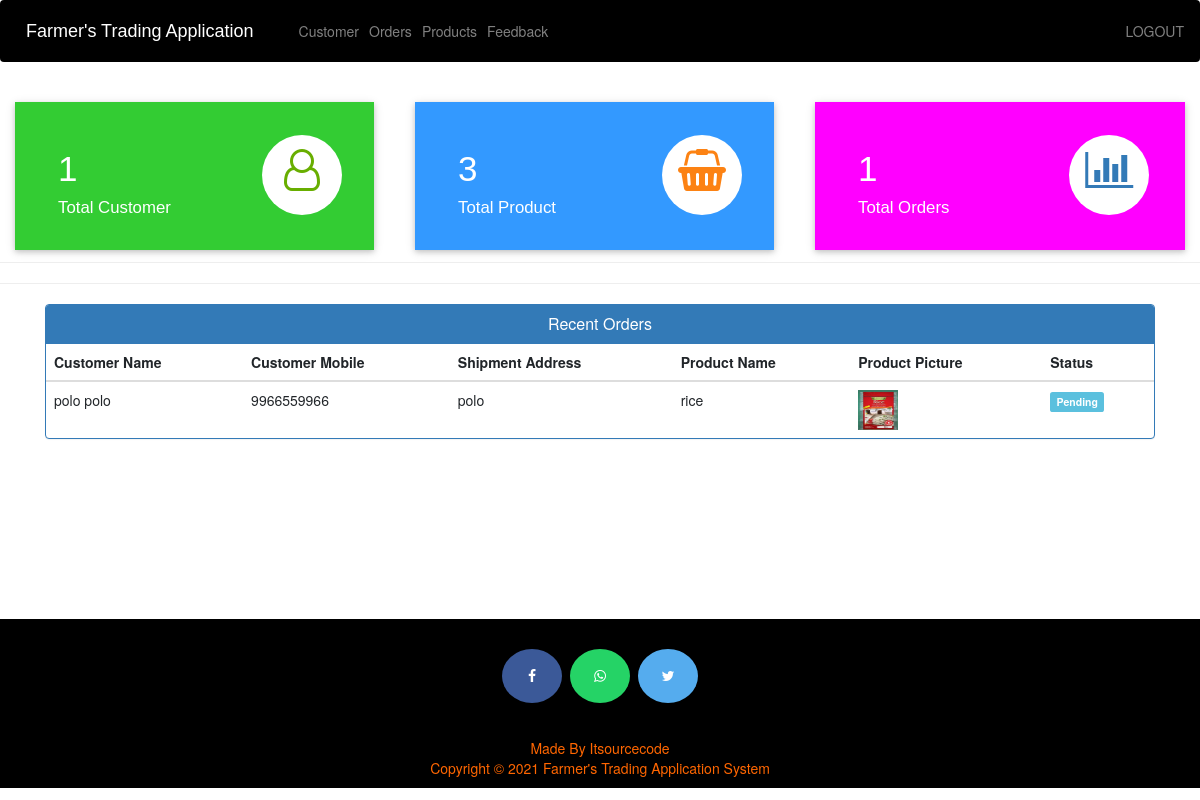
Screenshot of /admin-dashboard (signed in) with the database file from the repository.
### ecom/models.py (models this page shows, shortened)
class Customer(models.Model):
    user=models.OneToOneField(User,on_delete=models.CASCADE)
    profile_pic= models.ImageField(upload_to='profile_pic/CustomerProfilePic/',null=True,blank=True)
    address = models.CharField(max_length=40)
    mobile = models.CharField(max_length=20,null=False)
    @property
    def get_name(self):
        return self.user.first_name+" "+self.user.last_name

class Orders(models.Model):
    STATUS =(
        ('Pending','Pending'),
        ('Order Confirmed','Order Confirmed'),
        ('Out for Delivery','Out for Delivery'),
        ('Delivered','Delivered'),
    )
    customer=models.ForeignKey('Customer', on_delete=models.CASCADE,null=True)
    product=models.ForeignKey('Product',on_delete=models.CASCADE,null=True)
    email = models.CharField(max_length=50,null=True)
    address = models.CharField(max_length=500,null=True)
    mobile = models.CharField(max_length=20,null=True)
    order_date= models.DateField(auto_now_add=True,null=True)
    status=models.CharField(max_length=50,null=True,choices=STATUS)

class Product(models.Model):
    name=models.CharField(max_length=40)
    product_image= models.ImageField(upload_to='product_image/',null=True,blank=True)
    price = models.PositiveIntegerField()
    description=models.CharField(max_length=40)

### ecom/views.py (the view)
# urls.py: path('admin-dashboard', views.admin_dashboard_view,name='admin-dashboard'),
@login_required(login_url='adminlogin')
def admin_dashboard_view(request):
    customercount=models.Customer.objects.all().count()
    productcount=models.Product.objects.all().count()
    ordercount=models.Orders.objects.all().count()
    orders=models.Orders.objects.all()
    ordered_products=[]
    ordered_bys=[]
    for order in orders:
        ordered_product=models.Product.objects.all().filter(id=order.product.id)
        ordered_by=models.Customer.objects.all().filter(id = order.customer.id)
        ordered_products.append(ordered_product)
        ordered_bys.append(ordered_by)
    mydict={
    'customercount':customercount,
    'productcount':productcount,
    'ordercount':ordercount,
    'data':zip(ordered_products,ordered_bys,orders),
    }
    return render(request,'ecom/admin_dashboard.html',context=mydict)

### templates/ecom/admin_dashboard.html
{% extends 'ecom/admin_base.html' %}
{% load static %}
{% block content %}
<br>
{%include 'ecom/admin_dashboard_cards.html'%}
<br><br><br><br><br>
<hr><hr>
<div class="container" >
    <div class="panel panel-primary" >
      <div class="panel-heading" style="text-align:center;">
        <h6 class="panel-title">Recent Orders</h6>
      </div>
      <table class="table table-hover" id="dev-table">
        <thead>
          <tr>
            <th>Customer Name</th>
            <th>Customer Mobile</th>
            <th>Shipment Address</th>
            <th>Product Name</th>
            <th>Product Picture</th>
            <th>Status</th>
          </tr>
        </thead>
        {% for product,customer,order in data %}
        <tr>
          {% for c in customer %}
          <td> {{c.get_name}}</td>
          <td>{{c.mobile}}</td>
          <td>{{order.address}}</td>
          {% endfor %}
          {% for p in product %}
          <td> {{p.name}}</td>
          <td> <img src="{% static p.product_image.url %}" alt="Profile Pic" height="40px" width="40px" /></td>
          {% if order.status == 'Pending'%}
          <td> <span class="label label-info">{{order.status}}</span></td>
          {% elif order.status == 'Delivered' %}
          <td> <span class="label label-success">{{order.status}}</span></td>
          {% elif order.status == 'Out for Delivery' %}
          <td> <span class="label label-warning">{{order.status}}</span></td>
          {%else%}
            <td> <span class="label label-primary">{{order.status}}</span></td>
          {%endif%}
          {% endfor %}
        </tr>
        {% endfor %}
      </table>
  </div>
</div>
{% endblock content %}

### rows the page displays
Orders: address "polo", status "Pending"
Customer: get_name "polo polo", mobile "9966559966"
Product: name "rice", product_image (picture)

### other values shown
{{ customercount }} "1"
{{ productcount }} "3"
{{ ordercount }} "1"
